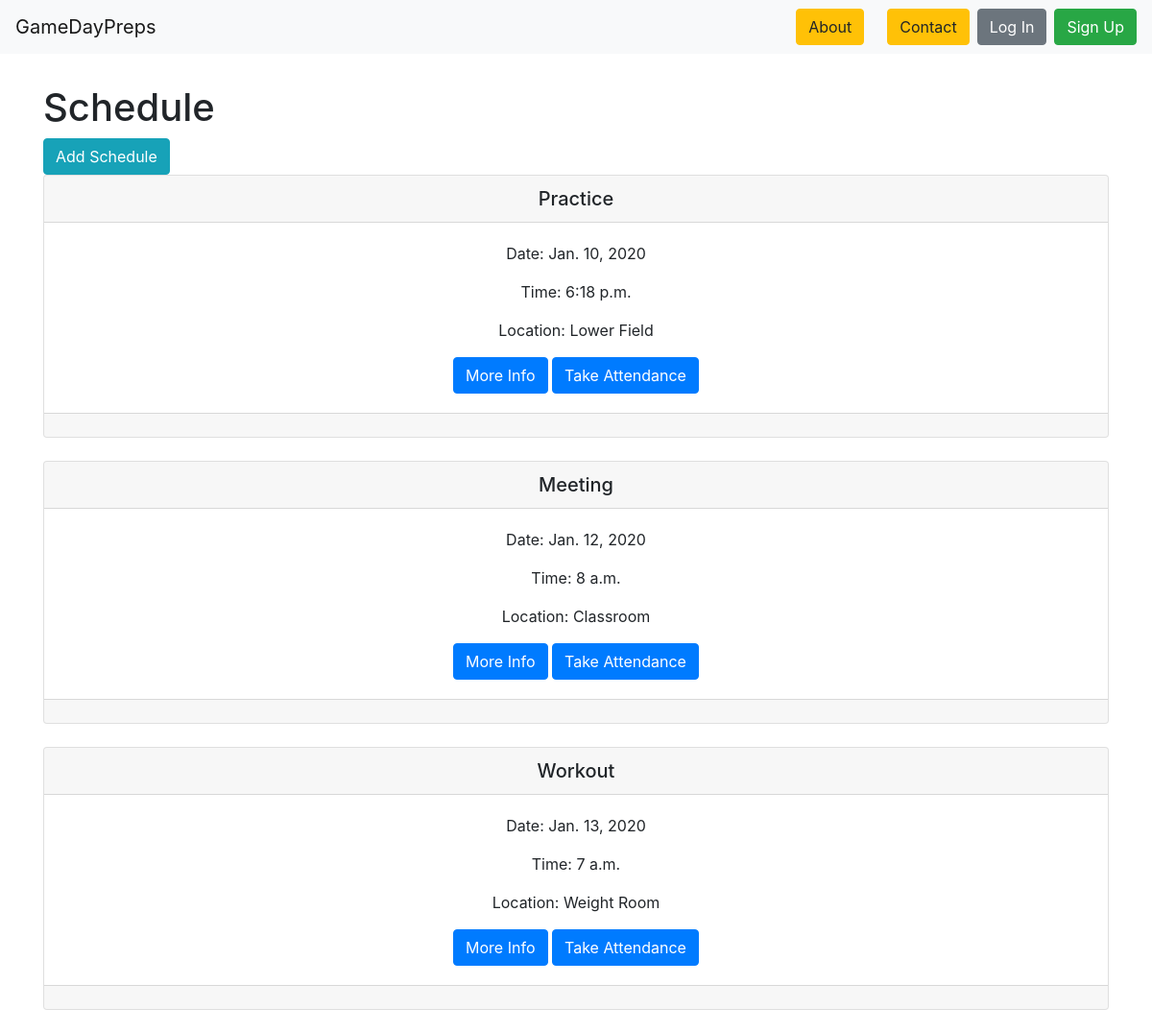
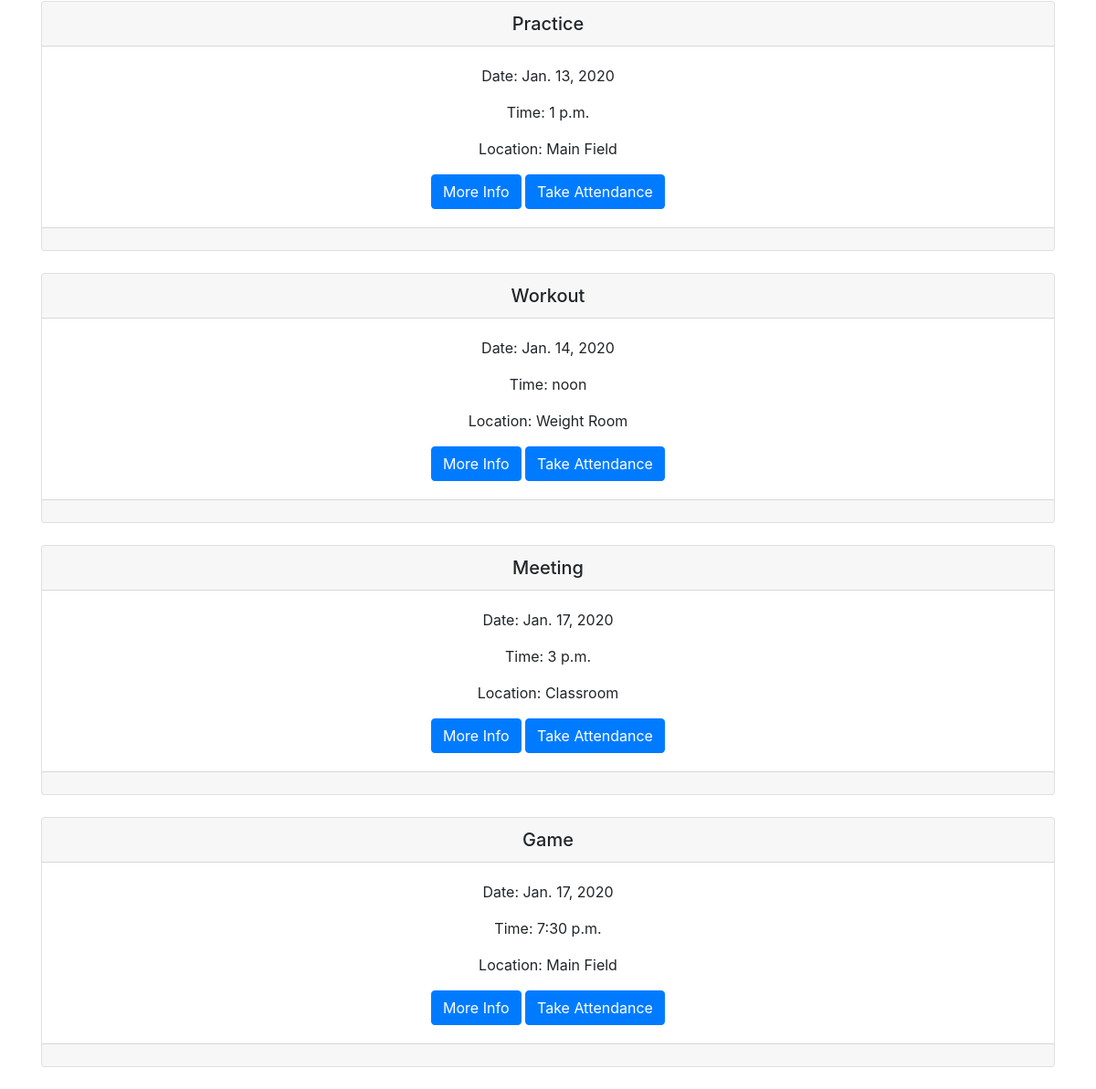
Screenshot of /events/ with the database file from the repository (2 pictures, top to bottom).
### events/models.py (models this page shows, shortened)
class Event(models.Model):
    event_type = models.CharField(max_length=50, choices=event_types, blank=True)
    date = models.DateField(null=True)
    time = models.TimeField(null=True)
    members = models.ManyToManyField(
        'roster.Player',
        through='roster.Attendance',
        through_fields=('event', 'player'),
    )
    location = models.CharField(max_length=150)
    description = models.TextField(null=True)

### events/views.py (the view)
# urls.py: path('', EventListView.as_view(), name='event-list-page'),
class EventListView(ListView):
    model = Event
    def get(self, request):
        events = self.get_queryset()
        event_order = Event.objects.all().order_by('date')
        return render(request, 'events_list.html', {
          'events': events,
          'event_order': event_order
        })

### events/templates/events_list.html
{% extends 'base.html' %}
{% block content %}
<h1>Schedule</h1>
<a class="btn btn-info" href="{% url 'event-create-page' %}" role="button">Add Schedule</a>
{% for event in events %}
<div class="card text-center">
    <div class="card-header">
      <h5 class="card-text">{{ event.event_type }}</h5>
    </div>
    <div class="card-body">
      <p class="card-text">Date: {{ event.date }}</p>
      <p class="card-text">Time: {{ event.time }}</p>
      <p class="card-text">Location: {{ event.location }}</p>
      <a href="{% url 'event-detail-page' event.id %}" class="btn btn-primary">More Info</a>
      <a href="{% url 'edit-event-page' event.id %}" class="btn btn-primary">Take Attendance</a>
    </div>
    <div class="card-footer text-muted">
    </div>
  </div>
  <br>
  {% endfor %}
{% endblock %}

### rows the page displays
Event: event_type "Practice", date "Jan. 10, 2020", time "6:18 p.m.", location "Lower Field"
Event: event_type "Meeting", date "Jan. 12, 2020", time "8 a.m.", location "Classroom"
Event: event_type "Workout", date "Jan. 13, 2020", time "7 a.m.", location "Weight Room"
Event: event_type "Practice", date "Jan. 13, 2020", time "1 p.m.", location "Main Field"
Event: event_type "Workout", date "Jan. 14, 2020", time "noon", location "Weight Room"
Event: event_type "Meeting", date "Jan. 17, 2020", time "3 p.m.", location "Classroom"
Event: event_type "Game", date "Jan. 17, 2020", time "7:30 p.m.", location "Main Field"
